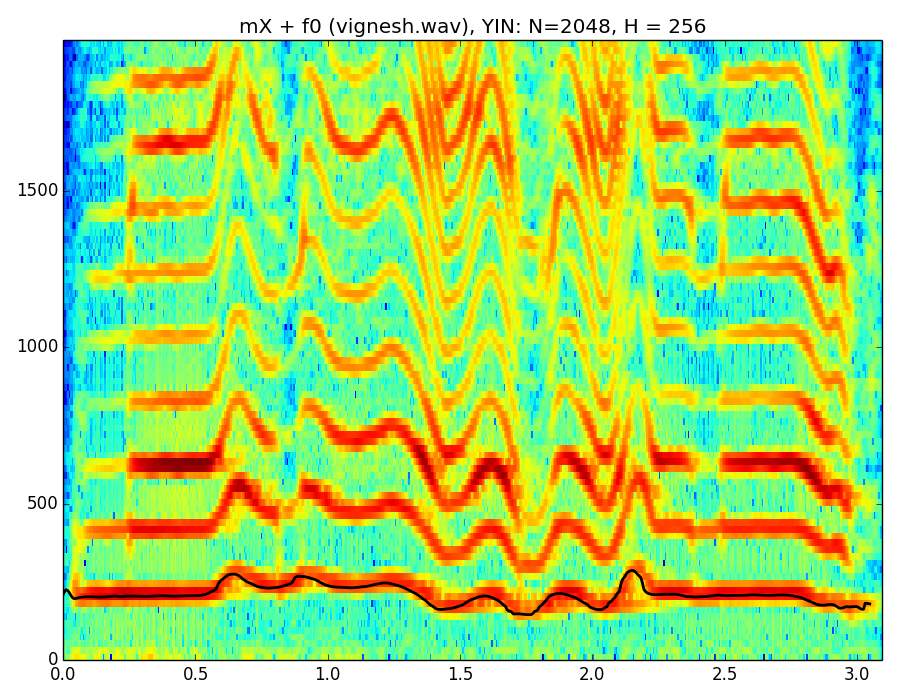

Python code for this plot:
import numpy as np
import matplotlib.pyplot as plt
from scipy.signal import hamming
import sys, os
import essentia.standard as ess

sys.path.append(os.path.join(os.path.dirname(os.path.realpath(__file__)), '../../../software/models/'))

import utilFunctions as UF
import stft as STFT
import sineModel as SM


def f0Yin(x, N, H, minf0, maxf0):
  # fundamental frequency detection using the Yin algorithm
  # x: input sound, N: window size,
  # minf0: minimum f0 frequency in Hz, maxf0: maximim f0 frequency in Hz, 
  # returns f0

  spectrum = ess.Spectrum(size=N)
  window = ess.Windowing(size=N, type='hann')
  pitchYin= ess.PitchYinFFT(minFrequency = minf0, maxFrequency = maxf0)
  pin = 0
  pend = x.size-N
  f0 = []

  while pin<pend:             
    mX = spectrum(window(x[pin:pin+N]))
    f0t = pitchYin(mX)
    f0 = np.append(f0, f0t[0])
    pin += H                     
  return f0

if __name__ == '__main__':
  (fs, x) = UF.wavread('../../../sounds/vignesh.wav')

  plt.figure(1, figsize=(9, 7))
  N = 2048
  H = 256
  w = hamming(2048)
  mX, pX = STFT.stftAnal(x, fs, w, N, H)
  maxplotfreq = 2000.0
  frmTime = H*np.arange(mX[:,0].size)/float(fs)                             
  binFreq = fs*np.arange(N*maxplotfreq/fs)/N                        
  plt.pcolormesh(frmTime, binFreq, np.transpose(mX[:,:N*maxplotfreq/fs+1]))
  
  N = 2048
  minf0 = 130
  maxf0 = 300
  H = 256
  f0 = f0Yin(x, N, H, minf0, maxf0)
  yf0 = SM.sinewaveSynth(f0, .8, H, fs)
  frmTime = H*np.arange(f0.size)/float(fs)  
  plt.plot(frmTime, f0, linewidth=2, color='k')
  plt.autoscale(tight=True)
  plt.title('mX + f0 (vignesh.wav), YIN: N=2048, H = 256 ')

  plt.tight_layout()
  plt.savefig('f0Yin.png')
  UF.wavwrite(yf0, fs, 'f0Yin.wav')
  plt.show()

